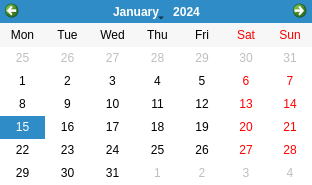
<?xml version="1.0" encoding="UTF-8"?>
<ui version="4.0">
 <class>dlgCalendar</class>
 <widget class="QDialog" name="dlgCalendar">
  <property name="windowModality">
   <enum>Qt::ApplicationModal</enum>
  </property>
  <property name="geometry">
   <rect>
    <x>0</x>
    <y>0</y>
    <width>312</width>
    <height>185</height>
   </rect>
  </property>
  <property name="minimumSize">
   <size>
    <width>312</width>
    <height>185</height>
   </size>
  </property>
  <property name="maximumSize">
   <size>
    <width>312</width>
    <height>185</height>
   </size>
  </property>
  <property name="windowTitle">
   <string>Selecciona Fecha</string>
  </property>
  <property name="windowIcon">
   <iconset>
    <normaloff>../../../../.designer/img/logo.ico</normaloff>../../../../.designer/img/logo.ico</iconset>
  </property>
  <property name="modal">
   <bool>true</bool>
  </property>
  <widget class="QCalendarWidget" name="calendar">
   <property name="geometry">
    <rect>
     <x>0</x>
     <y>0</y>
     <width>312</width>
     <height>185</height>
    </rect>
   </property>
   <property name="minimumSize">
    <size>
     <width>312</width>
     <height>185</height>
    </size>
   </property>
   <property name="maximumSize">
    <size>
     <width>312</width>
     <height>185</height>
    </size>
   </property>
   <property name="verticalHeaderFormat">
    <enum>QCalendarWidget::NoVerticalHeader</enum>
   </property>
  </widget>
 </widget>
 <resources/>
 <connections/>
</ui>
